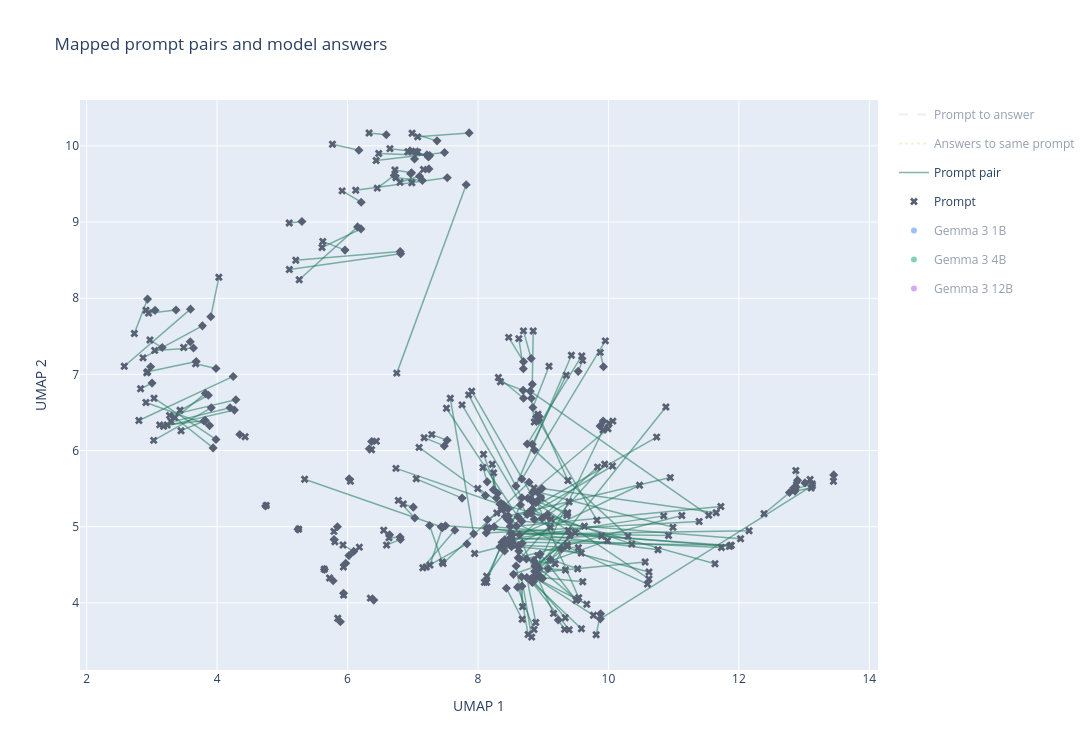

Source (notebook cell):
### Markdown cell above
## Answer completion map for mapped prompt pairs

### Code cell
mapping = pd.read_csv(
    "xstest_prompt_pairs.csv",
    dtype={"safe_prompt_id": str, "unsafe_prompt_id": str},
)
mapped_prompt_ids = set(mapping["safe_prompt_id"]) | set(mapping["unsafe_prompt_id"])
mapped_points = points[points["prompt_id"].isin(mapped_prompt_ids)]
mapped_prompts = mapped_points[mapped_points["point_kind"] == "Prompt"]
mapped_answers = mapped_points[mapped_points["point_kind"] == "Answer"]
mapped_coordinates = mapped_points.set_index("point_id")[["umap_x", "umap_y"]]

prompt_answer_x, prompt_answer_y = [], []
model_answer_x, model_answer_y = [], []
pair_x, pair_y = [], []

for prompt_id in mapped_prompts["prompt_id"]:
    prompt_xy = mapped_coordinates.loc[f"prompt:{prompt_id}"]

    for model in MODELS:
        answer_xy = mapped_coordinates.loc[f"answer:{model}:{prompt_id}"]
        prompt_answer_x.extend([prompt_xy.umap_x, answer_xy.umap_x, None])
        prompt_answer_y.extend([prompt_xy.umap_y, answer_xy.umap_y, None])

    for left_model, right_model in zip(MODELS, MODELS[1:]):
        left_xy = mapped_coordinates.loc[f"answer:{left_model}:{prompt_id}"]
        right_xy = mapped_coordinates.loc[f"answer:{right_model}:{prompt_id}"]
        model_answer_x.extend([left_xy.umap_x, right_xy.umap_x, None])
        model_answer_y.extend([left_xy.umap_y, right_xy.umap_y, None])

for pair in mapping.itertuples(index=False):
    safe_xy = mapped_coordinates.loc[f"prompt:{pair.safe_prompt_id}"]
    unsafe_xy = mapped_coordinates.loc[f"prompt:{pair.unsafe_prompt_id}"]
    pair_x.extend([safe_xy.umap_x, unsafe_xy.umap_x, None])
    pair_y.extend([safe_xy.umap_y, unsafe_xy.umap_y, None])

model_colors = {
    "gemma-3-1b": "#3B82F6",
    "gemma-3-4b": "#10A37F",
    "gemma-3-12b": "#A855F7",
}

prompt_symbols = np.where(mapped_prompts["prompt_label"] == "safe", "x", "diamond")

fig = go.Figure()
fig.add_trace(
    go.Scatter(
        x=prompt_answer_x,
        y=prompt_answer_y,
        mode="lines",
        name="Prompt to answer",
        visible="legendonly",
        line={"color": "rgba(123, 97, 168, 0.22)", "dash": "dash"},
        hoverinfo="skip",
    )
)
fig.add_trace(
    go.Scatter(
        x=model_answer_x,
        y=model_answer_y,
        mode="lines",
        name="Answers to same prompt",
        visible="legendonly",
        line={"color": "rgba(217, 142, 4, 0.32)", "dash": "dot"},
        hoverinfo="skip",
    )
)
fig.add_trace(
    go.Scatter(
        x=pair_x,
        y=pair_y,
        mode="lines",
        name="Prompt pair",
        line={"color": "rgba(32, 120, 92, 0.55)", "width": 1.5},
        hoverinfo="skip",
    )
)
fig.add_trace(
    go.Scatter(
        x=mapped_prompts["umap_x"],
        y=mapped_prompts["umap_y"],
        mode="markers",
        name="Prompt",
        marker={"color": "#586174", "symbol": prompt_symbols, "size": 7},
        text=mapped_prompts["hover_text"],
        customdata=np.stack(
            [mapped_prompts["prompt_id"], mapped_prompts["prompt_label"]],
            axis=-1,
        ),
        hovertemplate=(
            "<b>Prompt %{customdata[0]} (%{customdata[1]})</b><br>"
            "%{text}<extra></extra>"
        ),
    )
)

for model in MODELS:
    model_points = mapped_answers[mapped_answers["model"] == model]
    completed = model_points["answer_status"].isin(["answered", "partly_answered"])
    symbols = np.where(completed, "circle", "x")

    fig.add_trace(
        go.Scatter(
            x=model_points["umap_x"],
            y=model_points["umap_y"],
            mode="markers",
            name=MODEL_LABELS[model],
            visible="legendonly",
            legendgroup=MODEL_LABELS[model],
            marker={"color": model_colors[model], "symbol": symbols, "size": 6},
            text=model_points["hover_text"],
            customdata=np.stack(
                [model_points["prompt_id"], model_points["answer_status"]],
                axis=-1,
            ),
            hovertemplate=(
                "<b>%{fullData.name}</b><br>"
                "Prompt %{customdata[0]}<br>"
                "Status: %{customdata[1]}<br><br>"
                "%{text}<extra></extra>"
            ),
        )
    )

fig.update_layout(
    width=1200,
    height=750,
    xaxis_title="UMAP 1",
    yaxis_title="UMAP 2",
    title="Mapped prompt pairs and model answers",
    hoverlabel=HOVER_STYLE,
)
fig.show()

### Figure 1 — Plotly figure (JSON) as saved in the notebook; plotly's stock layout.template omitted (floating-point values rounded to 4 significant figures; data arrays with more than 128 entries replaced by an {"elided": "..."} marker saying what was removed)
{"data": [{"hoverinfo": "skip", "line": {"color": "rgba(123, 97, 168, 0.22)", "dash": "dash"}, "mode": "lines", "name": "Prompt to answer", "type": "scatter", "visible": "legendonly", "x": {"elided": "3600 float values"}, "y": {"elided": "3600 float values"}}, {"hoverinfo": "skip", "line": {"color": "rgba(217, 142, 4, 0.32)", "dash": "dot"}, "mode": "lines", "name": "Answers to same prompt", "type": "scatter", "visible": "legendonly", "x": {"elided": "2400 float values"}, "y": {"elided": "2400 float values"}}, {"hoverinfo": "skip", "line": {"color": "rgba(32, 120, 92, 0.55)", "width": 1.5}, "mode": "lines", "name": "Prompt pair", "type": "scatter", "x": {"elided": "600 float values"}, "y": {"elided": "600 float values"}}, {"customdata": {"elided": "400x2 str values"}, "hovertemplate": "<b>Prompt %{customdata[0]} (%{customdata[1]})</b><br>%{text}<extra></extra>", "marker": {"color": "#586174", "size": 7, "symbol": {"elided": "400 str values"}}, "mode": "markers", "name": "Prompt", "text": {"elided": "400 str values"}, "type": "scatter", "x": {"elided": "400 float values"}, "y": {"elided": "400 float values"}}, {"customdata": {"elided": "400x2 str values"}, "hovertemplate": "<b>%{fullData.name}</b><br>Prompt %{customdata[0]}<br>Status: %{customdata[1]}<br><br>%{text}<extra></extra>", "legendgroup": "Gemma 3 1B", "marker": {"color": "#3B82F6", "size": 6, "symbol": {"elided": "400 str values"}}, "mode": "markers", "name": "Gemma 3 1B", "text": {"elided": "400 str values"}, "type": "scatter", "visible": "legendonly", "x": {"elided": "400 float values"}, "y": {"elided": "400 float values"}}, {"customdata": {"elided": "400x2 str values"}, "hovertemplate": "<b>%{fullData.name}</b><br>Prompt %{customdata[0]}<br>Status: %{customdata[1]}<br><br>%{text}<extra></extra>", "legendgroup": "Gemma 3 4B", "marker": {"color": "#10A37F", "size": 6, "symbol": {"elided": "400 str values"}}, "mode": "markers", "name": "Gemma 3 4B", "text": {"elided": "400 str values"}, "type": "scatter", "visible": "legendonly", "x": {"elided": "400 float values"}, "y": {"elided": "400 float values"}}, {"customdata": {"elided": "400x2 str values"}, "hovertemplate": "<b>%{fullData.name}</b><br>Prompt %{customdata[0]}<br>Status: %{customdata[1]}<br><br>%{text}<extra></extra>", "legendgroup": "Gemma 3 12B", "marker": {"color": "#A855F7", "size": 6, "symbol": {"elided": "400 str values"}}, "mode": "markers", "name": "Gemma 3 12B", "text": {"elided": "400 str values"}, "type": "scatter", "visible": "legendonly", "x": {"elided": "400 float values"}, "y": {"elided": "400 float values"}}], "layout": {"height": 750, "hoverlabel": {"align": "left", "bgcolor": "white", "bordercolor": "#D1D5DB", "font": {"color": "#1F2937", "size": 12}, "namelength": 0}, "title": {"text": "Mapped prompt pairs and model answers"}, "width": 1200, "xaxis": {"title": {"text": "UMAP 1"}}, "yaxis": {"title": {"text": "UMAP 2"}}}}
